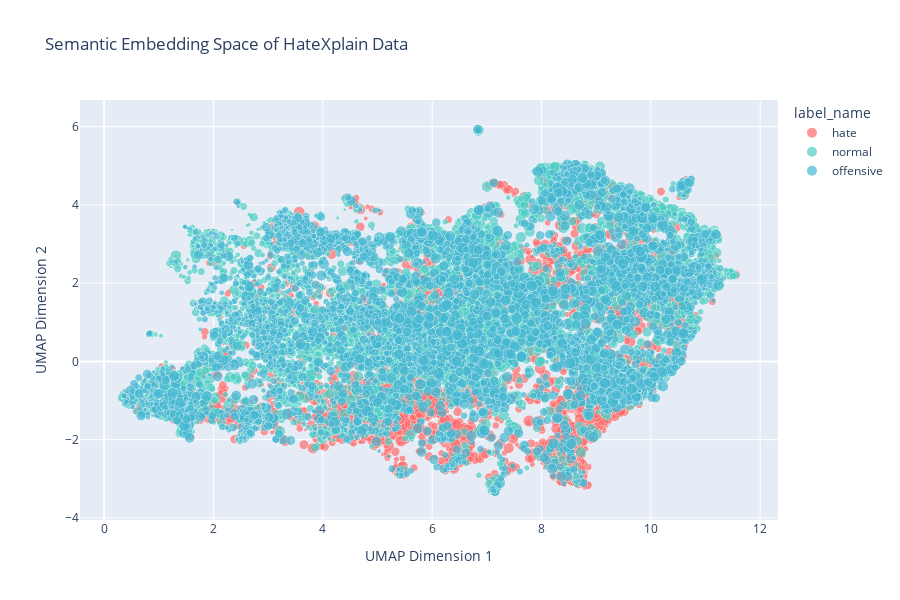

The cell this chart's notebook holds for it:
### Code cell
print("Reducing dimensions with UMAP...")
reducer = umap.UMAP(n_components=2, random_state=42, n_neighbors=15, min_dist=0.1)
embedding_2d = reducer.fit_transform(embeddings)

# After UMAP reduction
df_umap = df_sample.copy()
df_umap['umap_x'] = embedding_2d[:, 0]
df_umap['umap_y'] = embedding_2d[:, 1]


# Recommended version (will never throw the ValueError)
fig = px.scatter(
    data_frame=df_umap,
    x='umap_x',
    y='umap_y',
    color='label_name',
    size='text_length',
    hover_data=['confidence'],
    title='Semantic Embedding Space of HateXplain Data',
    color_discrete_map={'hate': '#FF6B6B', 'normal': '#4ECDC4', 'offensive': '#45B7D1'},
    labels={'umap_x': 'UMAP Dimension 1', 'umap_y': 'UMAP Dimension 2'}
)
fig.update_traces(marker=dict(opacity=0.7, line=dict(width=0.5, color='white')))
fig.update_layout(width=900, height=600)
fig.show()


# Add coordinates to sample dataframe
df_sample['embedding_x'] = embedding_2d[:, 0]
df_sample['embedding_y'] = embedding_2d[:, 1]

print("✓ Semantic space visualization complete")

### Figure 1 — Plotly figure (JSON) as saved in the notebook; plotly's stock layout.template omitted (floating-point values rounded to 4 significant figures; data arrays with more than 128 entries replaced by an {"elided": "..."} marker saying what was removed)
{"data": [{"customdata": {"elided": "6234x1 float values"}, "hovertemplate": "label_name=hate<br>UMAP Dimension 1=%{x}<br>UMAP Dimension 2=%{y}<br>text_length=%{marker.size}<br>confidence=%{customdata[0]}<extra></extra>", "legendgroup": "hate", "marker": {"color": "#FF6B6B", "line": {"color": "white", "width": 0.5}, "opacity": 0.7, "size": {"elided": "6234 int values"}, "sizemode": "area", "sizeref": 0.4125, "symbol": "circle"}, "mode": "markers", "name": "hate", "showlegend": true, "type": "scattergl", "x": {"elided": "6234 float values"}, "xaxis": "x", "y": {"elided": "6234 float values"}, "yaxis": "y"}, {"customdata": {"elided": "8153x1 float values"}, "hovertemplate": "label_name=normal<br>UMAP Dimension 1=%{x}<br>UMAP Dimension 2=%{y}<br>text_length=%{marker.size}<br>confidence=%{customdata[0]}<extra></extra>", "legendgroup": "normal", "marker": {"color": "#4ECDC4", "line": {"color": "white", "width": 0.5}, "opacity": 0.7, "size": {"elided": "8153 int values"}, "sizemode": "area", "sizeref": 0.4125, "symbol": "circle"}, "mode": "markers", "name": "normal", "showlegend": true, "type": "scattergl", "x": {"elided": "8153 float values"}, "xaxis": "x", "y": {"elided": "8153 float values"}, "yaxis": "y"}, {"customdata": {"elided": "5761x1 float values"}, "hovertemplate": "label_name=offensive<br>UMAP Dimension 1=%{x}<br>UMAP Dimension 2=%{y}<br>text_length=%{marker.size}<br>confidence=%{customdata[0]}<extra></extra>", "legendgroup": "offensive", "marker": {"color": "#45B7D1", "line": {"color": "white", "width": 0.5}, "opacity": 0.7, "size": {"elided": "5761 int values"}, "sizemode": "area", "sizeref": 0.4125, "symbol": "circle"}, "mode": "markers", "name": "offensive", "showlegend": true, "type": "scattergl", "x": {"elided": "5761 float values"}, "xaxis": "x", "y": {"elided": "5761 float values"}, "yaxis": "y"}], "layout": {"height": 600, "legend": {"itemsizing": "constant", "title": {"text": "label_name"}, "tracegroupgap": 0}, "title": {"text": "Semantic Embedding Space of HateXplain Data"}, "width": 900, "xaxis": {"anchor": "y", "domain": [0, 1], "title": {"text": "UMAP Dimension 1"}}, "yaxis": {"anchor": "x", "domain": [0, 1], "title": {"text": "UMAP Dimension 2"}}}}
